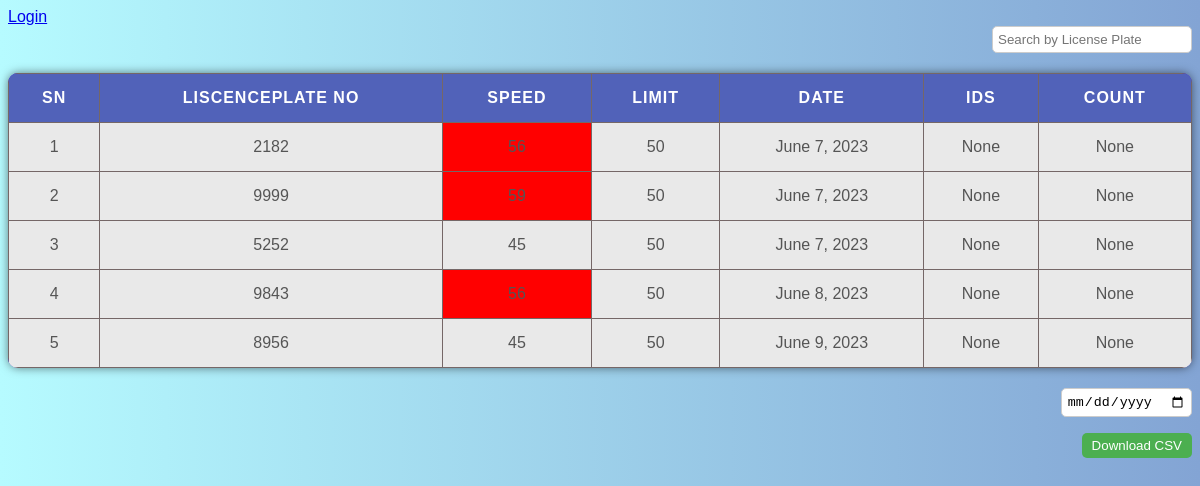
The page /viewrecords/ on the database its author committed.
### user_app/models.py (models this page shows)
class viewrecord(models.Model):
    liscenceplate_no= models.CharField(max_length=100)
    speed= models.IntegerField()
    date= models.DateField()
    IDs= models.IntegerField()
    count= models.IntegerField()

### user_app/views.py (the view)
# urls.py: path("viewrecords/",views.viewrecords,name="viewrecords"),
def viewrecords(request):
    viewrecord_list= viewrecord.objects.all()
    return render ( request ,'viewrecords.html',
                   {'viewrecord_list': viewrecord_list})

### templates/viewrecords.html (shortened to what this page needs)
<html>
    <head>
        <link rel="stylesheet" href="../static/css/viewrecords.css">
</head>
    <body>
      {% if user.is_authenticated%}
      <h3>Hi </h3>
      <a href="{% url 'logout' %}">Logout</a> <br>
      {% else %}
      <a href="{% url 'login' %}">Login</a>
      {% endif %}
      <div class="search-container">
        <input type="text" id="searchInput" placeholder="Search by License Plate">
    </div>
        <table  id="myTable">
            <tr >
                <th >SN</th>
                <th>liscenceplate no</th>
                <th>Speed</th>
                <th>limit</th>
                <th>Date</th>
                <th >IDs</th>
                <th >count</th>
            </tr>
            {% for viewrecord in viewrecord_list %}
          <tr>
            <td>{{viewrecord.pk}}</td>
            <td>{{viewrecord.liscenceplate_no}}</td>
            <td>{{viewrecord.speed}}</td>
            <td>50</td>
            <td class="date-column">{{viewrecord.date}}</td>
            <td>{{viewrecord.IDs}}</td>
            <td>{{viewrecord.count}}</td>
          </tr>
          {% endfor %}
        </table>
        <div class="date-picker-container">
          <input type="date" id="datePicker">
      </div>
      <p align="right">
          <button onclick="generateCSV()" class="download-btn">Download CSV</button>
      </p>
    </body>
</html>

### static/css/viewrecords.css (style rules this page uses)
body { font-family: Arial, sans-serif; background-image: linear-gradient(to right, #b6fbff, #83a4d4); }
table { margin: 20px auto; background-color: #3d1aeb; border-collapse: collapse; width: 100%; max-width: 1500px; box-shadow: 0 0 10px rgba(0, 0, 0, 0.5); border-radius: 10px; overflow: hidden; }
th, td { padding: 15px; text-align: center; border: 1px solid rgb(117, 103, 103); background-color: #e9e9e9; color: #333; }
th { background-color: #5162b9; font-weight: bold; color: #fff; text-transform: uppercase; letter-spacing: 1px; }
td { color: #555; }
tr:nth-child(even) { background-color: #f2f2f2; }
.search-container { margin-bottom: 10px; text-align: right; }
.search-container input[type="text"] { padding: 5px; border-radius: 5px; border: 1px solid #ccc; width: 200px; }
.date-picker-container { text-align: right; margin-bottom: 10px; }
.date-picker-container input[type="date"] { padding: 5px; border-radius: 5px; border: 1px solid #ccc; }
.download-btn { padding: 5px 10px; border-radius: 5px; background-color: #4CAF50; border: none; color: white; cursor: pointer; }

### rows shown on the page
viewrecord: pk "1", liscenceplate_no "2182", date "June 7, 2023", IDs "None", count "None"
viewrecord: pk "2", liscenceplate_no "9999", date "June 7, 2023", IDs "None", count "None"
viewrecord: pk "3", liscenceplate_no "5252", speed "45", date "June 7, 2023", IDs "None", count "None"
viewrecord: pk "4", liscenceplate_no "9843", date "June 8, 2023", IDs "None", count "None"
viewrecord: pk "5", liscenceplate_no "8956", speed "45", date "June 9, 2023", IDs "None", count "None"
